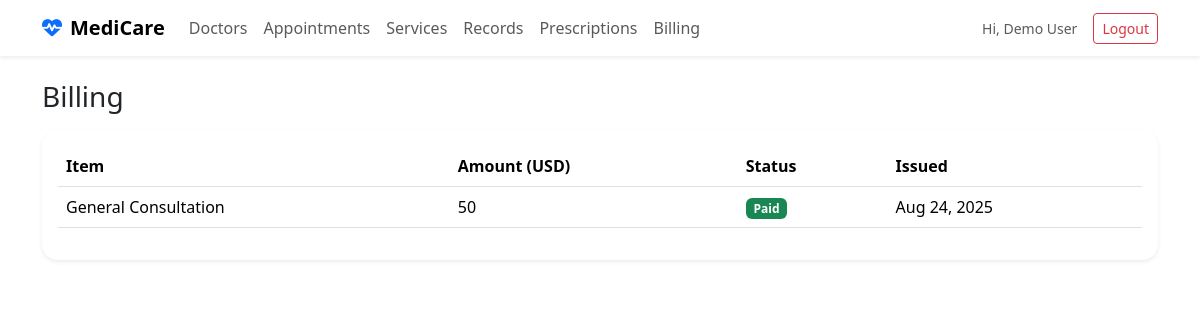
/billing (signed in), run on the app's committed database.
### app.py (models this page shows, shortened)
class User(UserMixin, db.Model):
    id = db.Column(db.Integer, primary_key=True)
    full_name = db.Column(db.String(120), nullable=False)
    email = db.Column(db.String(120), unique=True, nullable=False)
    password_hash = db.Column(db.String(255), nullable=False)
    phone = db.Column(db.String(30))
    address = db.Column(db.String(255))
    created_at = db.Column(db.DateTime, default=datetime.utcnow)
    appointments = db.relationship("Appointment", backref="user", lazy=True)
    prescriptions = db.relationship("Prescription", backref="user", lazy=True)
    records = db.relationship("MedicalRecord", backref="user", lazy=True)
    invoices = db.relationship("Invoice", backref="user", lazy=True)

class Invoice(db.Model):
    id = db.Column(db.Integer, primary_key=True)
    user_id = db.Column(db.Integer, db.ForeignKey("user.id"), nullable=False)
    item = db.Column(db.String(160), nullable=False)
    amount = db.Column(db.Integer, nullable=False)
    status = db.Column(db.String(20), default="Unpaid")
    issued_on = db.Column(db.Date, default=date.today)

### app.py (the view)
@app.route("/billing")
@login_required
def billing():
    return render_template("billing.html", invoices=Invoice.query.filter_by(user_id=current_user.id).all())

### app.py (called while the page is built)
@login_manager.user_loader
def load_user(user_id):
    return User.query.get(int(user_id))

### templates/billing.html
{% extends 'base.html' %}
{% block content %}
<section class="container">
  <h3 class="mb-3">Billing</h3>
  <div class="table-responsive shadow-sm rounded-4 bg-white p-3">
    <table class="table align-middle">
      <thead><tr><th>Item</th><th>Amount (USD)</th><th>Status</th><th>Issued</th></tr></thead>
      <tbody>
        {% for i in invoices %}
        <tr>
          <td>{{ i.item }}</td>
          <td>{{ i.amount }}</td>
          <td><span class="badge {% if i.status=='Paid' %}bg-success{% else %}bg-warning text-dark{% endif %}">{{ i.status }}</span></td>
          <td>{{ i.issued_on.strftime('%b %d, %Y') }}</td>
        </tr>
        {% else %}
        <tr><td colspan="4" class="text-muted">No invoices yet.</td></tr>
        {% endfor %}
      </tbody>
    </table>
  </div>
</section>
{% endblock %}

### templates/base.html (shortened to what this page needs)
<!doctype html>
<html lang="en">
<head>
  <link href="https://cdn.jsdelivr.net/npm/bootstrap@5.3.2/dist/css/bootstrap.min.css" rel="stylesheet">
  <link href="https://cdnjs.cloudflare.com/ajax/libs/font-awesome/6.5.1/css/all.min.css" rel="stylesheet">
  <link href="{{ url_for('static', filename='css/style.css') }}" rel="stylesheet">
</head>
<body class="bg-gradient">
  {% if current_user.is_authenticated %}
  <nav class="navbar navbar-expand-lg navbar-light shadow-sm sticky-top" style="background:#ffffffc9; backdrop-filter: blur(8px);">
    <div class="container">
      <a class="navbar-brand fw-bold" href="{{ url_for('dashboard') }}"><i class="fa-solid fa-heart-pulse text-primary me-2"></i>MediCare</a>
      <div class="collapse navbar-collapse" id="nav">
        <ul class="navbar-nav me-auto mb-2 mb-lg-0">
          <li class="nav-item"><a class="nav-link" href="{{ url_for('doctors') }}">Doctors</a></li>
          <li class="nav-item"><a class="nav-link" href="{{ url_for('appointments') }}">Appointments</a></li>
          <li class="nav-item"><a class="nav-link" href="{{ url_for('services') }}">Services</a></li>
          <li class="nav-item"><a class="nav-link" href="{{ url_for('records') }}">Records</a></li>
          <li class="nav-item"><a class="nav-link" href="{{ url_for('prescriptions') }}">Prescriptions</a></li>
          <li class="nav-item"><a class="nav-link" href="{{ url_for('billing') }}">Billing</a></li>
        </ul>
        <div class="d-flex align-items-center gap-3">
          <span class="small text-muted d-none d-md-inline">Hi, {{ current_user.full_name }}</span>
          <a href="{{ url_for('logout') }}" class="btn btn-sm btn-outline-danger">Logout</a>
        </div>
      </div>
    </div>
  </nav>
  {% endif %}
  <main class="py-4">
    {% block content %}{% endblock %}
  </main>
</body>
</html>

### static/css/style.css (style rules this page uses)
:root { --primary:#2a9d8f; --ink:#1f2d3d; --soft:#f6f8fb; }
body.bg-gradient { background: linear-gradient(180deg,#eaf3ff 0%,#ffffff 30%,#f3f6ff 100%); }
.navbar .nav-link { font-weight:500 }
.rounded-4 { border-radius:1rem!important }

### data on the page
User: full_name "Demo User"
Invoice: item "General Consultation", amount "50", status "Paid", issued_on "Aug 24, 2025"
